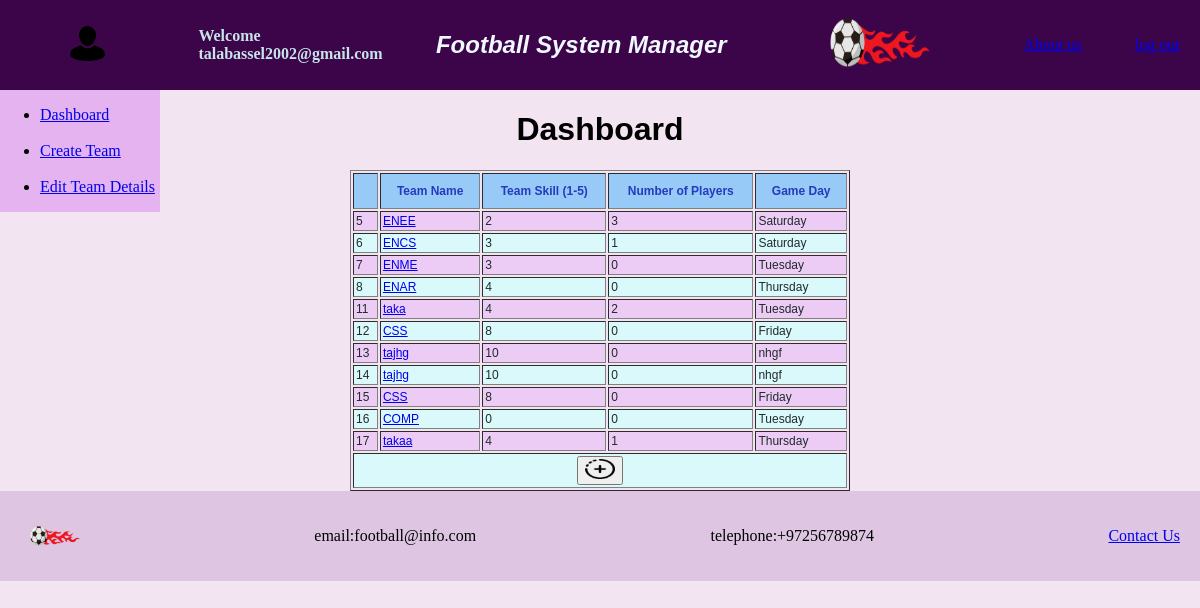
The page /project/dashboard.php (signed in) on the database its author committed.
### tables this page shows
CREATE TABLE `teams` (
  `id` int(5) NOT NULL,
  `Name` varchar(50) NOT NULL,
  `Skill` int(5) NOT NULL,
  `number` int(5) NOT NULL,
  `day` varchar(50) NOT NULL,
  `email` varchar(80) NOT NULL
);

### project/dashboard.php (the view, shortened to what this page needs)
 <?php
include_once('connection.php');
try {
    $query = "SELECT teams.id, teams.Name, teams.Skill, COUNT(players.teamid) AS playerCount , teams.day FROM teams
    LEFT JOIN players ON teams.id = players.teamid
    GROUP BY teams.id";
    $dbResults = $conn->query($query);
    $rows = $dbResults->fetchAll();
}
catch (PDOException $e) {
    die($e->getMessage());
}
?>
<!DOCTYPE html>
<html>
<head>
    <link rel="stylesheet" type="text/css" href="styles.css">
</head>
<header>
    <figure>
     <img src="images/user.png" alt="Logo" class="logo2" >
     </figure>
        <h4>Welcome <br>
             <?php echo $_SESSION['email']; ?></h4>
             <h2><em> Football System Manager</em></h2>
             <figure>
        <img src="images/logo.png" alt="Logo" class="logo" >
             </figure>
        <a href="about.php">About us</a>
        <a href="logout.php">log out</a>
     </header>
     <div>
     <nav>
        <ul>
            <li><a href="dashboard.php">Dashboard</a></li>
            <br>
            <li><a href="createteam.php">Create Team</a></li>
            <br>
            <li><a href="edit.php">Edit Team Details</a></li>
        </ul>
    </nav>
    </div>
<main>
    <body>
 <FORM METHOD="POST" ACTION="<?php echo $_SERVER['PHP_SELF']?>" >
  <DIV ALIGN="CENTER"><CENTER>
<h1>Dashboard</h1>
<table class="table" TABLE BORDER="1" WIDTH="500" CELLPADDING="2">
    <tr>
      <th> </th>
      <th>Team Name</th>
      <th>Team Skill (1-5)</th>
      <th>Number of Players</th>
      <th>Game Day</th>
    </tr>
    <tbody>
<?php foreach ($rows as $row):?>
<tr>
    <td><?php echo $row['id']?></td>
    <td><a href="details.php?id=<?=$row['id']?> &num=<?php echo $row['playerCount']; ?>"><?php echo $row['Name']?></a></td>
    <td><?php echo $row['Skill']?></td>
    <td><?php echo $row['playerCount']?></td>
    <td><?php echo $row['day']?></td>
</tr>
<?php endforeach;?>
    <tr>
        <td  colspan="5" align="center">
            <a href="createteam.php">
                <button type="button">
               <img src="images/create.png"  width="30" height="20">
               </button>
           </td>
    </tr>
    </tbody>
</table>
</CENTER></DIV>
</FORM>
</body>
</main>
<footer>
    <img src="images/logo.png" alt="Logo" class="logo1" >
    <p>email:football@info.com </p>
   <p> telephone:+97256789874</p>
    <a href="about.php">Contact Us</a>
 </footer>
 </html>

### project/styles.css (style rules this page uses)
header { background-color: #3c0549; padding: 20px; display: flex; height:50px; align-items: center; justify-content: space-between; }
header img { margin-left: 10px; }
footer img { margin-left: 10px; }
footer { padding: 20px; display: flex; align-items: center; justify-content: space-between; background-color: #dec6e3; }
h2 { color :aliceblue; }
body { background-color: #f3e4f1; margin: 0; padding: 0; }
.logo { width: 100px; height: 50px; }
.logo1 { width: 50px; height: 20px; }
header .logo2 { width: 35px; height: 35px; }
h4 { color: #c6e4e7; }
nav { width: 10em; background-color: #e4b3f0; float: left; position: absolute; }
footer { clear: absolute; }
h1, h2 { font-family: sans-serif; font-weight: bold; }
.table { font-family: sans-serif; font-size: 12px; color: #212b2c; }
.table tr:nth-child(even) { background-color: #d9f9fb; }
.table tr:nth-child(odd) { background-color: #ecccf5; }
.table th { background-color :#97caf6; text-align: center; color: rgb(36, 59, 190); padding: 10px; }

### rows shown on the page
teams: id "5", Name "ENEE", Skill "2", playerCount "3", day "Saturday"
teams: id "6", Name "ENCS", Skill "3", playerCount "1", day "Saturday"
teams: id "7", Name "ENME", Skill "3", playerCount "0", day "Tuesday"
teams: id "8", Name "ENAR", Skill "4", playerCount "0", day "Thursday"
teams: id "11", Name "taka", Skill "4", playerCount "2", day "Tuesday"
teams: id "12", Name "CSS", Skill "8", playerCount "0", day "Friday"
teams: id "13", Name "tajhg", Skill "10", playerCount "0", day "nhgf"
teams: id "14", Name "tajhg", Skill "10", playerCount "0", day "nhgf"
teams: id "15", Name "CSS", Skill "8", playerCount "0", day "Friday"
teams: id "16", Name "COMP", Skill "0", playerCount "0", day "Tuesday"
teams: id "17", Name "takaa", Skill "4", playerCount "1", day "Thursday"

### other values the page prints
$_SESSION['email'] "talabassel2002@gmail.com"
